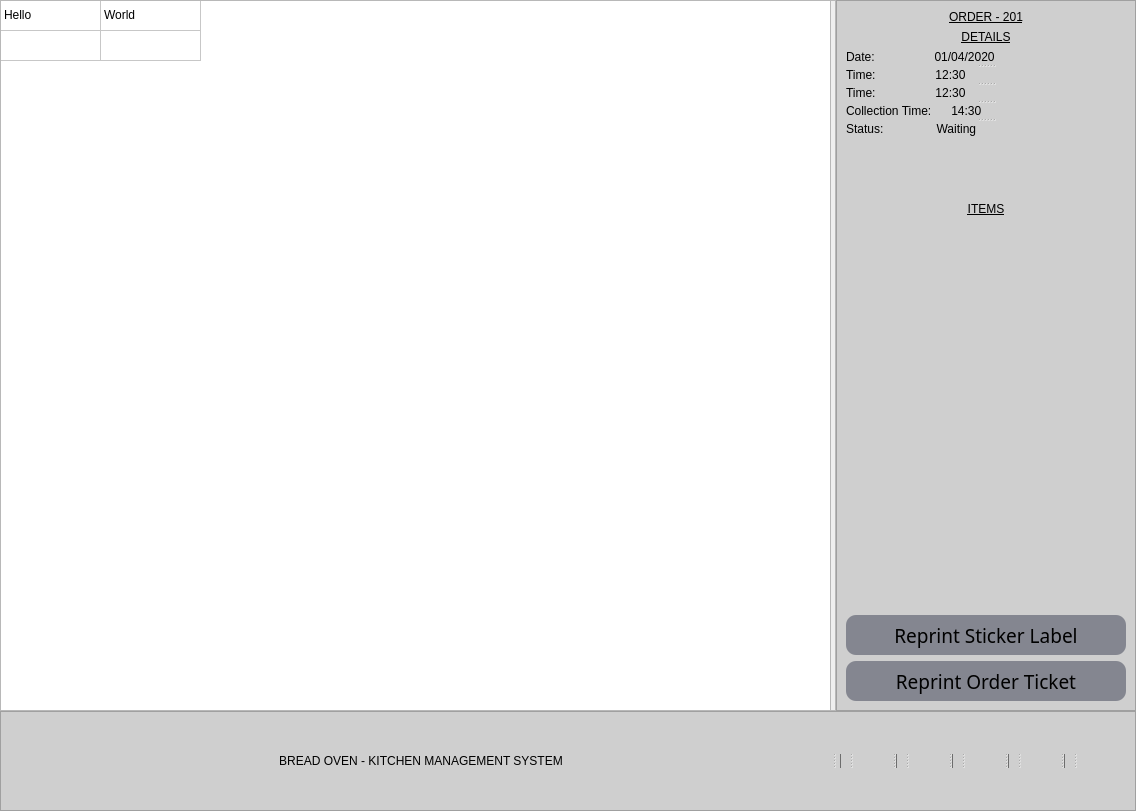
<?xml version="1.0" encoding="UTF-8"?>
<ui version="4.0">
 <class>MainUI</class>
 <widget class="QMainWindow" name="MainUI">
  <property name="geometry">
   <rect>
    <x>0</x>
    <y>0</y>
    <width>1136</width>
    <height>811</height>
   </rect>
  </property>
  <property name="windowTitle">
   <string>MainWindow</string>
  </property>
  <widget class="QWidget" name="AllWidgets">
   <layout class="QGridLayout" name="gridLayout_4">
    <property name="leftMargin">
     <number>0</number>
    </property>
    <property name="topMargin">
     <number>0</number>
    </property>
    <property name="rightMargin">
     <number>0</number>
    </property>
    <property name="bottomMargin">
     <number>0</number>
    </property>
    <property name="spacing">
     <number>0</number>
    </property>
    <item row="0" column="0">
     <layout class="QVBoxLayout" name="MainUILayout">
      <property name="spacing">
       <number>0</number>
      </property>
      <item>
       <layout class="QGridLayout" name="TopUILayout">
        <property name="spacing">
         <number>0</number>
        </property>
        <item row="0" column="0">
         <widget class="QFrame" name="OrderPage">
          <property name="minimumSize">
           <size>
            <width>785</width>
            <height>670</height>
           </size>
          </property>
          <property name="frameShape">
           <enum>QFrame::StyledPanel</enum>
          </property>
          <property name="frameShadow">
           <enum>QFrame::Raised</enum>
          </property>
          <widget class="QLabel" name="BackgroundLogo">
           <property name="geometry">
            <rect>
             <x>0</x>
             <y>0</y>
             <width>831</width>
             <height>701</height>
            </rect>
           </property>
           <property name="minimumSize">
            <size>
             <width>0</width>
             <height>0</height>
            </size>
           </property>
           <property name="pixmap">
            <pixmap>../../Downloads/test-removebg-preview.png</pixmap>
           </property>
           <property name="scaledContents">
            <bool>false</bool>
           </property>
           <property name="alignment">
            <set>Qt::AlignCenter</set>
           </property>
          </widget>
          <widget class="QTableWidget" name="tableWidget">
           <property name="geometry">
            <rect>
             <x>0</x>
             <y>0</y>
             <width>831</width>
             <height>711</height>
            </rect>
           </property>
           <attribute name="horizontalHeaderVisible">
            <bool>false</bool>
           </attribute>
           <attribute name="verticalHeaderVisible">
            <bool>false</bool>
           </attribute>
           <row>
            <property name="text">
             <string>New Row</string>
            </property>
           </row>
           <row>
            <property name="text">
             <string>New Row</string>
            </property>
           </row>
           <column>
            <property name="text">
             <string>New Column</string>
            </property>
           </column>
           <column>
            <property name="text">
             <string>New Column</string>
            </property>
           </column>
           <item row="0" column="0">
            <property name="text">
             <string>Hello</string>
            </property>
           </item>
           <item row="0" column="1">
            <property name="text">
             <string>World</string>
            </property>
           </item>
          </widget>
         </widget>
        </item>
        <item row="0" column="1">
         <widget class="QFrame" name="OrderDetailsFrame">
          <property name="minimumSize">
           <size>
            <width>300</width>
            <height>0</height>
           </size>
          </property>
          <property name="maximumSize">
           <size>
            <width>300</width>
            <height>16777215</height>
           </size>
          </property>
          <property name="styleSheet">
           <string notr="true">background-color: rgb(207, 207, 207);</string>
          </property>
          <property name="frameShape">
           <enum>QFrame::StyledPanel</enum>
          </property>
          <property name="frameShadow">
           <enum>QFrame::Raised</enum>
          </property>
          <layout class="QGridLayout" name="gridLayout_2">
           <item row="0" column="0">
            <widget class="QLabel" name="OrderNumberLabel">
             <property name="styleSheet">
              <string notr="true">font: 20pt &quot;KG LET HER GO SOLID&quot;;
text-decoration: underline;</string>
             </property>
             <property name="text">
              <string>ORDER - 201</string>
             </property>
             <property name="alignment">
              <set>Qt::AlignCenter</set>
             </property>
            </widget>
           </item>
           <item row="4" column="0">
            <spacer name="SpacerDetails2">
             <property name="orientation">
              <enum>Qt::Vertical</enum>
             </property>
             <property name="sizeType">
              <enum>QSizePolicy::Preferred</enum>
             </property>
             <property name="sizeHint" stdset="0">
              <size>
               <width>60</width>
               <height>60</height>
              </size>
             </property>
            </spacer>
           </item>
           <item row="1" column="0">
            <widget class="QLabel" name="DetailsTitleLabel">
             <property name="styleSheet">
              <string notr="true">font: 14pt &quot;KG How Many Times&quot;;
text-decoration: underline;
</string>
             </property>
             <property name="text">
              <string>DETAILS</string>
             </property>
             <property name="alignment">
              <set>Qt::AlignCenter</set>
             </property>
            </widget>
           </item>
           <item row="10" column="0">
            <widget class="QPushButton" name="ReprintTicketButton">
             <property name="minimumSize">
              <size>
               <width>0</width>
               <height>40</height>
              </size>
             </property>
             <property name="font">
              <font>
               <family>KG How Many Times</family>
               <pointsize>14</pointsize>
              </font>
             </property>
             <property name="styleSheet">
              <string notr="true">border-radius: 10px;
background-color: rgb(132, 134, 144);
</string>
             </property>
             <property name="text">
              <string>Reprint Order Ticket</string>
             </property>
             <property name="autoDefault">
              <bool>true</bool>
             </property>
            </widget>
           </item>
           <item row="6" column="0">
            <widget class="QTableWidget" name="ItemsOrderedTableWidget">
             <property name="font">
              <font>
               <family>KG How Many Times</family>
               <pointsize>14</pointsize>
              </font>
             </property>
             <property name="styleSheet">
              <string notr="true">border: none;</string>
             </property>
             <property name="gridStyle">
              <enum>Qt::NoPen</enum>
             </property>
             <attribute name="horizontalHeaderVisible">
              <bool>false</bool>
             </attribute>
             <attribute name="horizontalHeaderDefaultSectionSize">
              <number>256</number>
             </attribute>
             <attribute name="verticalHeaderVisible">
              <bool>false</bool>
             </attribute>
             <attribute name="verticalHeaderDefaultSectionSize">
              <number>30</number>
             </attribute>
             <column>
              <property name="text">
               <string>New Column</string>
              </property>
             </column>
            </widget>
           </item>
           <item row="7" column="0">
            <spacer name="SpacerDetails1">
             <property name="orientation">
              <enum>Qt::Vertical</enum>
             </property>
             <property name="sizeType">
              <enum>QSizePolicy::Preferred</enum>
             </property>
             <property name="sizeHint" stdset="0">
              <size>
               <width>90</width>
               <height>20</height>
              </size>
             </property>
            </spacer>
           </item>
           <item row="8" column="0">
            <widget class="QPushButton" name="ReprintStickerButton">
             <property name="minimumSize">
              <size>
               <width>0</width>
               <height>40</height>
              </size>
             </property>
             <property name="font">
              <font>
               <family>KG How Many Times</family>
               <pointsize>14</pointsize>
              </font>
             </property>
             <property name="styleSheet">
              <string notr="true">border-radius: 10px;
background-color: rgb(132, 134, 144);
</string>
             </property>
             <property name="text">
              <string>Reprint Sticker Label</string>
             </property>
             <property name="autoDefault">
              <bool>true</bool>
             </property>
            </widget>
           </item>
           <item row="5" column="0">
            <widget class="QLabel" name="ItemsTitleLabel">
             <property name="styleSheet">
              <string notr="true">font: 14pt &quot;KG How Many Times&quot;;
text-decoration: underline;
</string>
             </property>
             <property name="text">
              <string>ITEMS</string>
             </property>
             <property name="alignment">
              <set>Qt::AlignCenter</set>
             </property>
            </widget>
           </item>
           <item row="2" column="0">
            <widget class="QSplitter" name="OrderDetailsInfo">
             <property name="sizePolicy">
              <sizepolicy hsizetype="Preferred" vsizetype="Preferred">
               <horstretch>0</horstretch>
               <verstretch>0</verstretch>
              </sizepolicy>
             </property>
             <property name="orientation">
              <enum>Qt::Vertical</enum>
             </property>
             <widget class="QLabel" name="DatePlacedLabel">
              <property name="styleSheet">
               <string notr="true">font: 14pt &quot;KG How Many Times&quot;;</string>
              </property>
              <property name="text">
               <string>Date:                  01/04/2020</string>
              </property>
             </widget>
             <widget class="QLabel" name="TimePlacedLabel">
              <property name="styleSheet">
               <string notr="true">font: 14pt &quot;KG How Many Times&quot;;</string>
              </property>
              <property name="text">
               <string>Time:                  12:30</string>
              </property>
             </widget>
             <widget class="QLabel" name="PaymentMethodLabel">
              <property name="styleSheet">
               <string notr="true">font: 14pt &quot;KG How Many Times&quot;;</string>
              </property>
              <property name="text">
               <string>Time:                  12:30</string>
              </property>
             </widget>
             <widget class="QLabel" name="TimeCollectionLabel">
              <property name="styleSheet">
               <string notr="true">font: 14pt &quot;KG How Many Times&quot;;</string>
              </property>
              <property name="text">
               <string>Collection Time:      14:30</string>
              </property>
             </widget>
             <widget class="QLabel" name="StatusLabel">
              <property name="styleSheet">
               <string notr="true">font: 14pt &quot;KG How Many Times&quot;;</string>
              </property>
              <property name="text">
               <string>Status:                Waiting</string>
              </property>
             </widget>
            </widget>
           </item>
          </layout>
         </widget>
        </item>
       </layout>
      </item>
      <item>
       <widget class="QFrame" name="BottomUILayout">
        <property name="maximumSize">
         <size>
          <width>16777215</width>
          <height>100</height>
         </size>
        </property>
        <property name="styleSheet">
         <string notr="true">background-color: rgb(207, 207, 207);
border-color: rgb(207, 207, 207);</string>
        </property>
        <property name="frameShape">
         <enum>QFrame::StyledPanel</enum>
        </property>
        <property name="frameShadow">
         <enum>QFrame::Raised</enum>
        </property>
        <layout class="QGridLayout" name="gridLayout">
         <item row="0" column="0">
          <spacer name="BottomSpacer1">
           <property name="orientation">
            <enum>Qt::Vertical</enum>
           </property>
           <property name="sizeHint" stdset="0">
            <size>
             <width>20</width>
             <height>7</height>
            </size>
           </property>
          </spacer>
         </item>
         <item row="2" column="0">
          <spacer name="BottomSpacer2">
           <property name="orientation">
            <enum>Qt::Vertical</enum>
           </property>
           <property name="sizeHint" stdset="0">
            <size>
             <width>20</width>
             <height>8</height>
            </size>
           </property>
          </spacer>
         </item>
         <item row="1" column="0">
          <widget class="QSplitter" name="BottomSpacer">
           <property name="orientation">
            <enum>Qt::Horizontal</enum>
           </property>
           <widget class="QLabel" name="TitleLabel">
            <property name="styleSheet">
             <string notr="true">font: 20pt &quot;KG LET HER GO SOLID&quot;;</string>
            </property>
            <property name="text">
             <string>BREAD OVEN - KITCHEN MANAGEMENT SYSTEM</string>
            </property>
            <property name="alignment">
             <set>Qt::AlignCenter</set>
            </property>
           </widget>
           <widget class="QSplitter" name="MenuBar">
            <property name="minimumSize">
             <size>
              <width>290</width>
              <height>0</height>
             </size>
            </property>
            <property name="maximumSize">
             <size>
              <width>214</width>
              <height>31</height>
             </size>
            </property>
            <property name="orientation">
             <enum>Qt::Horizontal</enum>
            </property>
            <property name="childrenCollapsible">
             <bool>true</bool>
            </property>
            <widget class="QFrame" name="MenuSplitter5">
             <property name="maximumSize">
              <size>
               <width>1</width>
               <height>50</height>
              </size>
             </property>
             <property name="styleSheet">
              <string notr="true">background-color: rgb(141, 141, 141);</string>
             </property>
             <property name="frameShape">
              <enum>QFrame::StyledPanel</enum>
             </property>
             <property name="frameShadow">
              <enum>QFrame::Raised</enum>
             </property>
            </widget>
            <widget class="QLabel" name="printersConnected">
             <property name="maximumSize">
              <size>
               <width>31</width>
               <height>31</height>
              </size>
             </property>
             <property name="text">
              <string/>
             </property>
             <property name="pixmap">
              <pixmap>../../Downloads/icons8-label-printer-96.png</pixmap>
             </property>
             <property name="scaledContents">
              <bool>true</bool>
             </property>
            </widget>
            <widget class="QFrame" name="MenuSplitter4">
             <property name="maximumSize">
              <size>
               <width>1</width>
               <height>50</height>
              </size>
             </property>
             <property name="styleSheet">
              <string notr="true">background-color: rgb(141, 141, 141);</string>
             </property>
             <property name="frameShape">
              <enum>QFrame::StyledPanel</enum>
             </property>
             <property name="frameShadow">
              <enum>QFrame::Raised</enum>
             </property>
            </widget>
            <widget class="QLabel" name="managerPortalButton">
             <property name="maximumSize">
              <size>
               <width>31</width>
               <height>31</height>
              </size>
             </property>
             <property name="text">
              <string/>
             </property>
             <property name="pixmap">
              <pixmap>../../Downloads/icons8-coins-128.png</pixmap>
             </property>
             <property name="scaledContents">
              <bool>true</bool>
             </property>
            </widget>
            <widget class="QFrame" name="MenuSplitter3">
             <property name="maximumSize">
              <size>
               <width>1</width>
               <height>50</height>
              </size>
             </property>
             <property name="styleSheet">
              <string notr="true">background-color: rgb(141, 141, 141);</string>
             </property>
             <property name="frameShape">
              <enum>QFrame::StyledPanel</enum>
             </property>
             <property name="frameShadow">
              <enum>QFrame::Raised</enum>
             </property>
            </widget>
            <widget class="QLabel" name="stockButton">
             <property name="maximumSize">
              <size>
               <width>31</width>
               <height>31</height>
              </size>
             </property>
             <property name="text">
              <string/>
             </property>
             <property name="pixmap">
              <pixmap>../../Downloads/icons8-clipboard-160.png</pixmap>
             </property>
             <property name="scaledContents">
              <bool>true</bool>
             </property>
            </widget>
            <widget class="QFrame" name="MenuSplitter2">
             <property name="maximumSize">
              <size>
               <width>1</width>
               <height>50</height>
              </size>
             </property>
             <property name="styleSheet">
              <string notr="true">background-color: rgb(141, 141, 141);</string>
             </property>
             <property name="frameShape">
              <enum>QFrame::StyledPanel</enum>
             </property>
             <property name="frameShadow">
              <enum>QFrame::Raised</enum>
             </property>
            </widget>
            <widget class="QLabel" name="wifiButton">
             <property name="maximumSize">
              <size>
               <width>31</width>
               <height>31</height>
              </size>
             </property>
             <property name="text">
              <string/>
             </property>
             <property name="pixmap">
              <pixmap>../../Downloads/icons8-wi-fi-96.png</pixmap>
             </property>
             <property name="scaledContents">
              <bool>true</bool>
             </property>
            </widget>
            <widget class="QFrame" name="MenuSplitter1">
             <property name="maximumSize">
              <size>
               <width>1</width>
               <height>50</height>
              </size>
             </property>
             <property name="styleSheet">
              <string notr="true">background-color: rgb(141, 141, 141);</string>
             </property>
             <property name="frameShape">
              <enum>QFrame::StyledPanel</enum>
             </property>
             <property name="frameShadow">
              <enum>QFrame::Raised</enum>
             </property>
            </widget>
            <widget class="QLabel" name="exitButton">
             <property name="maximumSize">
              <size>
               <width>31</width>
               <height>31</height>
              </size>
             </property>
             <property name="text">
              <string/>
             </property>
             <property name="pixmap">
              <pixmap>../../Downloads/icons8-exit-100.png</pixmap>
             </property>
             <property name="scaledContents">
              <bool>true</bool>
             </property>
            </widget>
           </widget>
          </widget>
         </item>
        </layout>
       </widget>
      </item>
     </layout>
    </item>
   </layout>
  </widget>
 </widget>
 <resources/>
 <connections/>
</ui>
